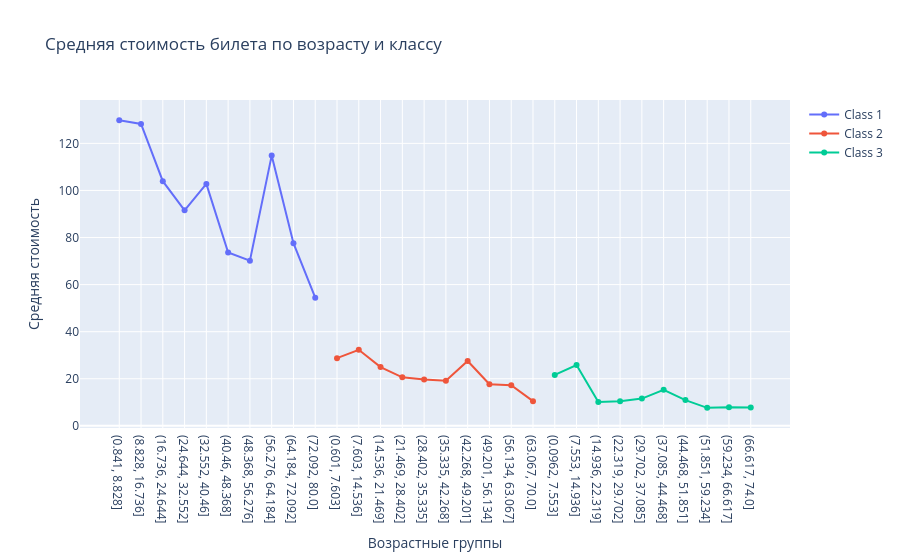

Source (notebook cell):
### Markdown cell above
#### 2. Linear plot with several lines

### Code cell
fig2 = go.Figure()
for pclass in [1, 2, 3]:
    class_data = combined_df[combined_df['Pclass'] == pclass]
    class_data = class_data.dropna(subset=['Age', 'Fare'])
    age_fare = class_data.groupby(pd.cut(class_data['Age'], bins=10))['Fare'].mean().dropna()
    fig2.add_trace(go.Scatter(x=age_fare.index.astype(str), y=age_fare.values,
                             mode='lines+markers', name=f'Class {pclass}'))
fig2.update_layout(title='Средняя стоимость билета по возрасту и классу',
                  xaxis_title='Возрастные группы', yaxis_title='Средняя стоимость')
fig2.show()

### Figure 1 — Plotly figure (JSON) as saved in the notebook; plotly's stock layout.template omitted (floating-point values rounded to 4 significant figures)
{"data": [{"mode": "lines+markers", "name": "Class 1", "type": "scatter", "x": ["(0.841, 8.828]", "(8.828, 16.736]", "(16.736, 24.644]", "(24.644, 32.552]", "(32.552, 40.46]", "(40.46, 48.368]", "(48.368, 56.276]", "(56.276, 64.184]", "(64.184, 72.092]", "(72.092, 80.0]"], "y": [129.9, 128.2, 104.0, 91.56, 102.8, 73.64, 70.13, 114.8, 77.58, 54.42]}, {"mode": "lines+markers", "name": "Class 2", "type": "scatter", "x": ["(0.601, 7.603]", "(7.603, 14.536]", "(14.536, 21.469]", "(21.469, 28.402]", "(28.402, 35.335]", "(35.335, 42.268]", "(42.268, 49.201]", "(49.201, 56.134]", "(56.134, 63.067]", "(63.067, 70.0]"], "y": [28.77, 32.31, 24.97, 20.61, 19.74, 19.19, 27.55, 17.69, 17.29, 10.5]}, {"mode": "lines+markers", "name": "Class 3", "type": "scatter", "x": ["(0.0962, 7.553]", "(7.553, 14.936]", "(14.936, 22.319]", "(22.319, 29.702]", "(29.702, 37.085]", "(37.085, 44.468]", "(44.468, 51.851]", "(51.851, 59.234]", "(59.234, 66.617]", "(66.617, 74.0]"], "y": [21.65, 25.83, 10.13, 10.49, 11.59, 15.33, 10.95, 7.65, 7.858, 7.763]}], "layout": {"autosize": true, "title": {"text": "Средняя стоимость билета по возрасту и классу"}, "xaxis": {"autorange": true, "range": [-1.761, 30.76], "title": {"text": "Возрастные группы"}, "type": "category"}, "yaxis": {"autorange": true, "range": [-2.946, 140.5], "title": {"text": "Средняя стоимость"}, "type": "linear"}}}
